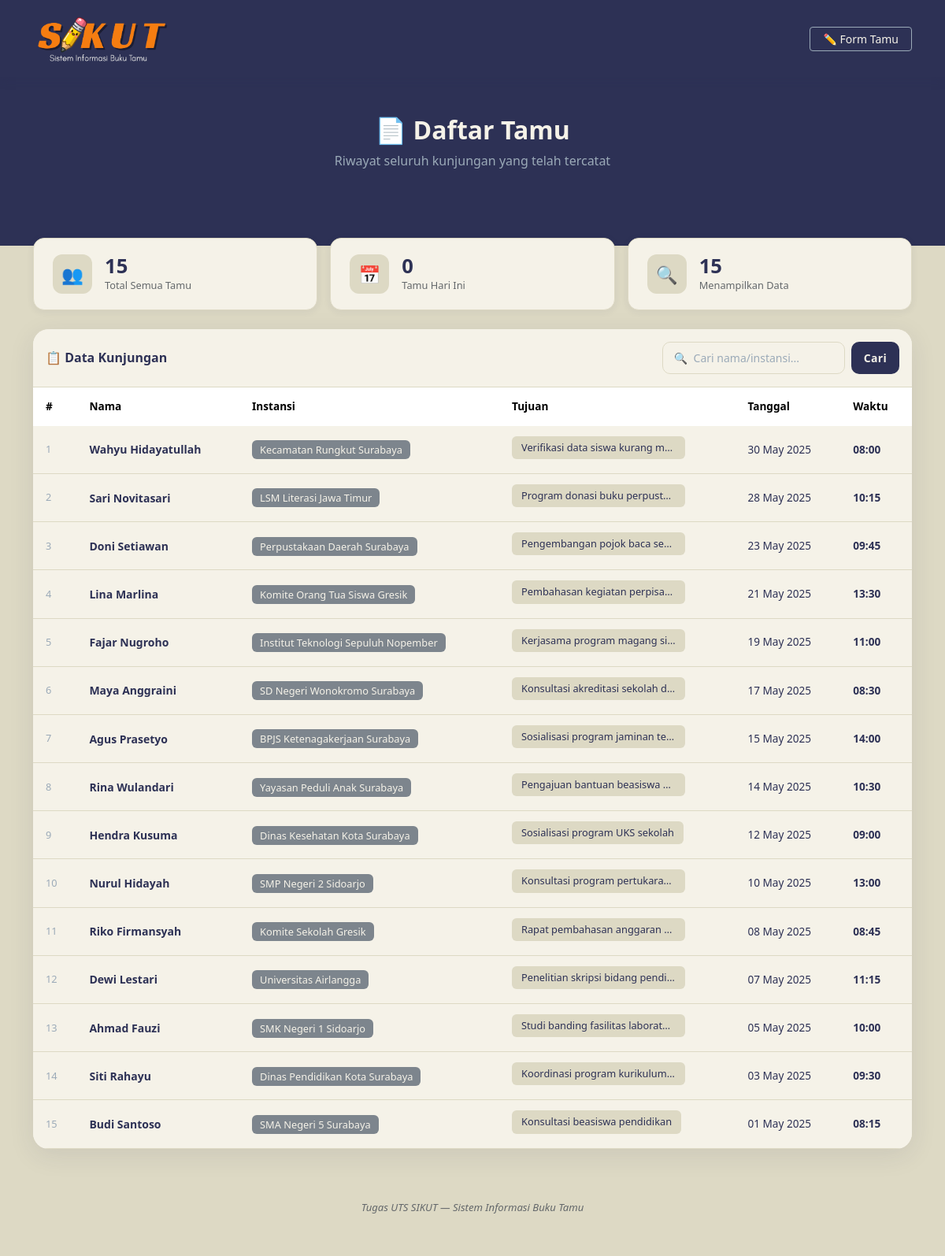
Page /daftar.php on the committed database.
### tables this page shows
CREATE TABLE `buku_tamu` (
  `id` int NOT NULL,
  `nama` varchar(100) NOT NULL,
  `instansi` varchar(100) DEFAULT NULL,
  `tujuan` text,
  `tanggal` date DEFAULT NULL,
  `waktu` time DEFAULT NULL
);

### daftar.php (the view, shortened to what this page needs)
<?php
require_once 'koneksi.php';
$keyword = '';
$sql     = "SELECT * FROM buku_tamu ORDER BY tanggal DESC, waktu DESC";
if (!empty($_GET['cari'])) {
    $keyword = trim($_GET['cari']);
    $stmt    = mysqli_prepare($conn,
        "SELECT * FROM buku_tamu
         WHERE nama LIKE ? OR instansi LIKE ?
         ORDER BY tanggal DESC, waktu DESC"
    );
    $like = '%' . $keyword . '%';
    mysqli_stmt_bind_param($stmt, "ss", $like, $like);
    mysqli_stmt_execute($stmt);
    $result = mysqli_stmt_get_result($stmt);
} else {
    $result = mysqli_query($conn, $sql);
}
$total       = mysqli_num_rows($result);
$total_semua = mysqli_fetch_assoc(mysqli_query($conn, "SELECT COUNT(*) as total FROM buku_tamu"))['total'];
$hari_ini    = date('Y-m-d');
$total_hari  = mysqli_fetch_assoc(mysqli_query($conn,
    "SELECT COUNT(*) as total FROM buku_tamu WHERE tanggal = '$hari_ini'"
))['total'];
?>
<!DOCTYPE html>
<html lang="id">
<head>
    <link href="css/bootstrap.min.css" rel="stylesheet">
    <link rel="stylesheet" href="css/style.css">
</head>
<body>
<nav class="navbar navbar-sikut navbar-dark">
    <div class="container">
        <a href="index.php" class="navbar-brand">
            <img src="img/logo.png" alt="SIKUT" height="42">
        </a>
        <a href="index.php" class="btn btn-outline-light btn-sm px-3">
            ✏️ Form Tamu
        </a>
    </div>
</nav>
<div class="hero">
    <div class="container">
        <h1>📄 Daftar Tamu</h1>
        <p>Riwayat seluruh kunjungan yang telah tercatat</p>
    </div>
</div>
<div class="container pb-5">
    <div class="row mt-4 mb-4 g-3">
        <div class="col-md-4">
            <div class="stat-card">
                <div class="stat-icon">👥</div>
                <div>
                    <div class="stat-value"><?= $total_semua ?></div>
                    <div class="stat-label">Total Semua Tamu</div>
                </div>
            </div>
        </div>
        <div class="col-md-4">
            <div class="stat-card">
                <div class="stat-icon">📅</div>
                <div>
                    <div class="stat-value"><?= $total_hari ?></div>
                    <div class="stat-label">Tamu Hari Ini</div>
                </div>
            </div>
        </div>
        <div class="col-md-4">
            <div class="stat-card">
                <div class="stat-icon">🔍</div>
                <div>
                    <div class="stat-value"><?= $total ?></div>
                    <div class="stat-label">
                        <?= $keyword ? 'Hasil Pencarian' : 'Menampilkan Data' ?>
                    </div>
                </div>
            </div>
        </div>
    </div>
    <div class="card card-sikut">
        <div class="card-body p-0">
            <div class="d-flex align-items-center justify-content-between p-3 toolbar-sikut flex-wrap gap-2">
                <h6 class="fw-bold mb-0" style="color:#2D3155">
                    📋 Data Kunjungan
                </h6>
                <form method="GET" action="daftar.php" class="d-flex gap-2">
                    <input type="text" name="cari" class="search-box"
                           placeholder="🔍  Cari nama/instansi..."
                           value="<?= htmlspecialchars($keyword) ?>">
                    <button type="submit" class="btn btn-sikut btn-sm px-3">Cari</button>
                </form>
            </div>
            <?php if ($total > 0): ?>
            <div class="table-responsive">
                <table class="table table-hover table-sikut mb-0">
                    <thead>
                        <tr>
                            <th>#</th>
                            <th>Nama</th>
                            <th>Instansi</th>
                            <th>Tujuan</th>
                            <th>Tanggal</th>
                            <th>Waktu</th>
                        </tr>
                    </thead>
                    <tbody>
                    <?php
                    $no = 1;
                    while ($row = mysqli_fetch_assoc($result)):
                        $tgl = date('d M Y', strtotime($row['tanggal']));
                        $wkt = date('H:i', strtotime($row['waktu']));
                    ?>
                        <tr>
                            <td style="color:#9BAAB8;font-size:.8rem"><?= $no++ ?></td>
                            <td style="font-weight:600;color:#2D3155">
                                <?= htmlspecialchars($row['nama']) ?>
                            </td>
                            <td>
                                <span class="badge-instansi">
                                    <?= htmlspecialchars($row['instansi']) ?>
                                </span>
                            </td>
                            <td>
                                <span class="badge-tujuan" title="<?= htmlspecialchars($row['tujuan']) ?>">
                                    <?= htmlspecialchars($row['tujuan']) ?>
                                </span>
                            </td>
                            <td style="font-size:.85rem;color:#2D3155">
                                <?= $tgl ?>
                            </td>
                            <td style="font-size:.85rem;font-weight:600;color:#2D3155">
                                <?= $wkt ?>
                            </td>
                        </tr>
                    <?php endwhile; ?>
                    </tbody>
                </table>
            </div>
            <?php endif; ?>
        </div>
    </div>
    <div class="footer-sikut">
        Tugas UTS SIKUT — Sistem Informasi Buku Tamu
    </div>
</div>
</body>
</html>

### css/style.css (style rules this page uses)
* { margin: 0; padding: 0; box-sizing: border-box; }
body { background: #DDD9C4; font-family: 'Segoe UI', sans-serif; min-height: 100vh; }
.navbar-sikut { background: #2D3155; padding: 14px 0; box-shadow: 0 2px 12px rgba(45,49,85,0.25); }
.navbar-sikut .navbar-brand { padding: 0; line-height: 1; }
.navbar-sikut .navbar-brand img { height: 70px; width: auto; object-fit: contain; }
.navbar-sikut .btn-outline-light { border-color: #9BAAB8; color: #F5F2E8; }
.hero { background: #2D3155; color: #F5F2E8; padding: 48px 0 80px; text-align: center; margin-bottom: -50px; }
.hero h1 { font-size: 2rem; font-weight: 800; margin-bottom: 8px; color: #F5F2E8; }
.hero p { color: #9BAAB8; font-size: 1rem; }
.card-sikut { border: none; border-radius: 20px; box-shadow: 0 8px 32px rgba(45,49,85,0.10); overflow: hidden; background: #F5F2E8; }
.card-sikut .card-body { padding: 36px; }
.btn-sikut { background: #2D3155; border: none; color: #F5F2E8; font-weight: 700; font-size: 1rem; padding: 13px; border-radius: 10px; letter-spacing: .3px; transition: all .2s; }
.btn-sikut.btn-sm { padding: 7px 16px; font-size: .875rem; }
.stat-card { background: #F5F2E8; border-radius: 14px; padding: 20px 24px; box-shadow: 0 2px 10px rgba(45,49,85,0.08); display: flex; align-items: center; gap: 16px; border: 1px solid #DDD9C4; }
.stat-icon { width: 50px; height: 50px; border-radius: 12px; background: #DDD9C4; display: flex; align-items: center; justify-content: center; font-size: 1.4rem; flex-shrink: 0; }
.stat-value { font-size: 1.6rem; font-weight: 800; color: #2D3155; line-height: 1; }
.stat-label { font-size: .8rem; color: #64686b; margin-top: 3px; font-weight: 500; }
.table-sikut thead { background: #2D3155; color: #F5F2E8; }
.table-sikut thead th { font-weight: 600; font-size: .85rem; border: none; padding: 14px 16px; }
.table-sikut tbody td { padding: 13px 16px; font-size: .875rem; vertical-align: middle; color: #2D3155; border-color: #DDD9C4; background: #F5F2E8; }
.badge-tujuan { background: #DDD9C4; color: #2D3155; padding: 5px 12px; border-radius: 6px; font-size: .8rem; font-weight: 500; display: inline-block; max-width: 220px; white-space: nowrap; overflow: hidden; text-overflow: ellipsis; }
.badge-instansi { background: #7d858d; color: #F5F2E8; padding: 3px 10px; border-radius: 6px; font-size: .8rem; font-weight: 500; }
.search-box { border: 1.5px solid #DDD9C4; border-radius: 10px; padding: 9px 14px; font-size: .875rem; background: #F5F2E8; color: #2D3155; outline: none; transition: border-color .2s; }
.search-box::placeholder { color: #9BAAB8; }
.toolbar-sikut { border-bottom: 1px solid #DDD9C4 !important; background: #F5F2E8; }
.footer-sikut { text-align: center; padding: 24px; color: #64686b; font-style: italic; font-weight: 500; font-size: .82rem; margin-top: 40px; border-top: 1px solid #DDD9C4; }

### rows in the picture
buku_tamu: nama "Wahyu Hidayatullah", instansi "Kecamatan Rungkut Surabaya", tujuan "Verifikasi data siswa kurang m…", tanggal "30 May 2025", waktu "08:00"
buku_tamu: nama "Sari Novitasari", instansi "LSM Literasi Jawa Timur", tujuan "Program donasi buku perpust…", tanggal "28 May 2025", waktu "10:15"
buku_tamu: nama "Doni Setiawan", instansi "Perpustakaan Daerah Surabaya", tujuan "Pengembangan pojok baca se…", tanggal "23 May 2025", waktu "09:45"
buku_tamu: nama "Lina Marlina", instansi "Komite Orang Tua Siswa Gresik", tujuan "Pembahasan kegiatan perpisa…", tanggal "21 May 2025", waktu "13:30"
buku_tamu: nama "Fajar Nugroho", instansi "Institut Teknologi Sepuluh Nopember", tujuan "Kerjasama program magang si…", tanggal "19 May 2025", waktu "11:00"
buku_tamu: nama "Maya Anggraini", instansi "SD Negeri Wonokromo Surabaya", tujuan "Konsultasi akreditasi sekolah d…", tanggal "17 May 2025", waktu "08:30"
buku_tamu: nama "Agus Prasetyo", instansi "BPJS Ketenagakerjaan Surabaya", tujuan "Sosialisasi program jaminan te…", tanggal "15 May 2025", waktu "14:00"
buku_tamu: nama "Rina Wulandari", instansi "Yayasan Peduli Anak Surabaya", tujuan "Pengajuan bantuan beasiswa…", tanggal "14 May 2025", waktu "10:30"
buku_tamu: nama "Hendra Kusuma", instansi "Dinas Kesehatan Kota Surabaya", tujuan "Sosialisasi program UKS sekolah", tanggal "12 May 2025", waktu "09:00"
buku_tamu: nama "Nurul Hidayah", instansi "SMP Negeri 2 Sidoarjo", tujuan "Konsultasi program pertukara…", tanggal "10 May 2025", waktu "13:00"
buku_tamu: nama "Riko Firmansyah", instansi "Komite Sekolah Gresik", tujuan "Rapat pembahasan anggaran…", tanggal "08 May 2025", waktu "08:45"
buku_tamu: nama "Dewi Lestari", instansi "Universitas Airlangga", tujuan "Penelitian skripsi bidang pendi…", tanggal "07 May 2025", waktu "11:15"
buku_tamu: nama "Ahmad Fauzi", instansi "SMK Negeri 1 Sidoarjo", tujuan "Studi banding fasilitas laborat…", tanggal "05 May 2025", waktu "10:00"
buku_tamu: nama "Siti Rahayu", instansi "Dinas Pendidikan Kota Surabaya", tujuan "Koordinasi program kurikulum…", tanggal "03 May 2025", waktu "09:30"
buku_tamu: nama "Budi Santoso", instansi "SMA Negeri 5 Surabaya", tujuan "Konsultasi beasiswa pendidikan", tanggal "01 May 2025", waktu "08:15"

### other values in the picture
$total_semua "15"
$total_hari "0"
$total "15"
